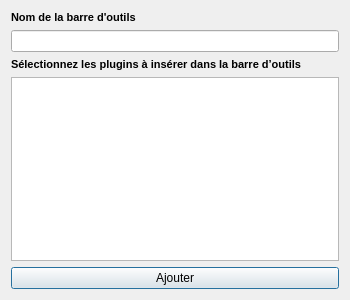
<?xml version="1.0" encoding="UTF-8"?>
<ui version="4.0">
 <class>Dialog</class>
 <widget class="QDialog" name="Dialog">
  <property name="geometry">
   <rect>
    <x>0</x>
    <y>0</y>
    <width>350</width>
    <height>300</height>
   </rect>
  </property>
  <property name="minimumSize">
   <size>
    <width>350</width>
    <height>300</height>
   </size>
  </property>
  <property name="maximumSize">
   <size>
    <width>350</width>
    <height>1000</height>
   </size>
  </property>
  <property name="windowTitle">
   <string>Ajout d'une barre d'outils</string>
  </property>
  <property name="windowIcon">
   <iconset>
    <normaloff>../icons/icon.png</normaloff>../icons/icon.png</iconset>
  </property>
  <layout class="QVBoxLayout" name="verticalLayout_2">
   <item>
    <layout class="QVBoxLayout" name="verticalLayout">
     <item>
      <widget class="QLabel" name="label_nom_barre">
       <property name="font">
        <font>
         <family>MS Shell Dlg 2</family>
         <pointsize>8</pointsize>
         <bold>true</bold>
         <strikeout>false</strikeout>
         <kerning>true</kerning>
        </font>
       </property>
       <property name="text">
        <string>Nom de la barre d'outils</string>
       </property>
       <property name="textFormat">
        <enum>Qt::TextFormat::PlainText</enum>
       </property>
      </widget>
     </item>
     <item>
      <widget class="QLineEdit" name="lineEdit_newonglet">
       <property name="font">
        <font>
         <bold>false</bold>
        </font>
       </property>
       <property name="alignment">
        <set>Qt::AlignmentFlag::AlignLeading|Qt::AlignmentFlag::AlignLeft|Qt::AlignmentFlag::AlignVCenter</set>
       </property>
      </widget>
     </item>
     <item>
      <widget class="QLabel" name="label_sel_plugins">
       <property name="font">
        <font>
         <family>MS Shell Dlg 2</family>
         <pointsize>8</pointsize>
         <bold>true</bold>
         <strikeout>false</strikeout>
         <kerning>true</kerning>
        </font>
       </property>
       <property name="text">
        <string>Sélectionnez les plugins à insérer dans la barre d’outils</string>
       </property>
       <property name="textFormat">
        <enum>Qt::TextFormat::PlainText</enum>
       </property>
      </widget>
     </item>
     <item>
      <widget class="QListWidget" name="listWidget_plugins"/>
     </item>
     <item>
      <widget class="QPushButton" name="pushButton_addonglet">
       <property name="text">
        <string>Ajouter</string>
       </property>
      </widget>
     </item>
    </layout>
   </item>
  </layout>
 </widget>
 <resources/>
 <connections/>
</ui>
